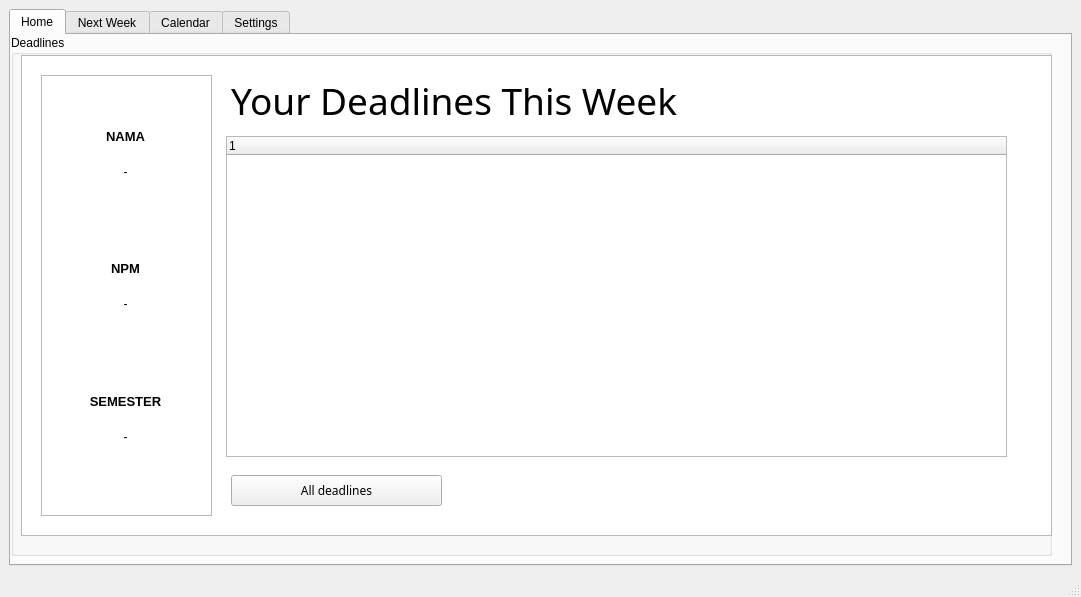
<?xml version="1.0" encoding="UTF-8"?>
<ui version="4.0">
 <class>MainWindow</class>
 <widget class="QMainWindow" name="MainWindow">
  <property name="geometry">
   <rect>
    <x>0</x>
    <y>0</y>
    <width>1081</width>
    <height>597</height>
   </rect>
  </property>
  <property name="sizePolicy">
   <sizepolicy hsizetype="Fixed" vsizetype="Fixed">
    <horstretch>0</horstretch>
    <verstretch>0</verstretch>
   </sizepolicy>
  </property>
  <property name="windowTitle">
   <string>MainWindow</string>
  </property>
  <widget class="QWidget" name="centralwidget">
   <layout class="QHBoxLayout" name="horizontalLayout">
    <item>
     <widget class="QTabWidget" name="tabWidget">
      <property name="currentIndex">
       <number>0</number>
      </property>
      <widget class="QWidget" name="tab">
       <attribute name="title">
        <string>Home</string>
       </attribute>
       <widget class="QGroupBox" name="groupBox">
        <property name="geometry">
         <rect>
          <x>0</x>
          <y>0</y>
          <width>1041</width>
          <height>521</height>
         </rect>
        </property>
        <property name="title">
         <string>Deadlines</string>
        </property>
        <widget class="QColumnView" name="MainGUI">
         <property name="geometry">
          <rect>
           <x>10</x>
           <y>20</y>
           <width>1031</width>
           <height>481</height>
          </rect>
         </property>
        </widget>
        <widget class="QLabel" name="Title_Deadline1">
         <property name="geometry">
          <rect>
           <x>220</x>
           <y>30</y>
           <width>731</width>
           <height>71</height>
          </rect>
         </property>
         <property name="font">
          <font>
           <family>Tw Cen MT</family>
          </font>
         </property>
         <property name="text">
          <string>&lt;html&gt;&lt;head/&gt;&lt;body&gt;&lt;p&gt;&lt;span style=&quot; font-size:28pt;&quot;&gt;Your Deadlines This Week&lt;/span&gt;&lt;/p&gt;&lt;/body&gt;&lt;/html&gt;</string>
         </property>
        </widget>
        <widget class="QLabel" name="Option">
         <property name="geometry">
          <rect>
           <x>970</x>
           <y>40</y>
           <width>51</width>
           <height>41</height>
          </rect>
         </property>
         <property name="font">
          <font>
           <family>Tw Cen MT</family>
           <pointsize>12</pointsize>
          </font>
         </property>
         <property name="text">
          <string/>
         </property>
         <property name="pixmap">
          <pixmap>Gear Logo.png</pixmap>
         </property>
         <property name="scaledContents">
          <bool>true</bool>
         </property>
        </widget>
        <widget class="QColumnView" name="KolomProfil">
         <property name="geometry">
          <rect>
           <x>30</x>
           <y>40</y>
           <width>171</width>
           <height>441</height>
          </rect>
         </property>
        </widget>
        <widget class="QWidget" name="verticalLayoutWidget">
         <property name="geometry">
          <rect>
           <x>29</x>
           <y>39</y>
           <width>171</width>
           <height>441</height>
          </rect>
         </property>
         <layout class="QVBoxLayout" name="verticalLayout">
          <item>
           <spacer name="verticalSpacer">
            <property name="orientation">
             <enum>Qt::Vertical</enum>
            </property>
            <property name="sizeType">
             <enum>QSizePolicy::Minimum</enum>
            </property>
            <property name="sizeHint" stdset="0">
             <size>
              <width>20</width>
              <height>40</height>
             </size>
            </property>
           </spacer>
          </item>
          <item>
           <widget class="QLabel" name="label_3">
            <property name="font">
             <font>
              <pointsize>10</pointsize>
              <weight>75</weight>
              <bold>true</bold>
             </font>
            </property>
            <property name="layoutDirection">
             <enum>Qt::LeftToRight</enum>
            </property>
            <property name="text">
             <string>NAMA</string>
            </property>
            <property name="alignment">
             <set>Qt::AlignCenter</set>
            </property>
           </widget>
          </item>
          <item>
           <widget class="QLabel" name="nameLabel">
            <property name="text">
             <string>-</string>
            </property>
            <property name="alignment">
             <set>Qt::AlignHCenter|Qt::AlignTop</set>
            </property>
           </widget>
          </item>
          <item>
           <spacer name="verticalSpacer_3">
            <property name="orientation">
             <enum>Qt::Vertical</enum>
            </property>
            <property name="sizeType">
             <enum>QSizePolicy::Maximum</enum>
            </property>
            <property name="sizeHint" stdset="0">
             <size>
              <width>20</width>
              <height>30</height>
             </size>
            </property>
           </spacer>
          </item>
          <item>
           <widget class="QLabel" name="label_5">
            <property name="font">
             <font>
              <pointsize>10</pointsize>
              <weight>75</weight>
              <bold>true</bold>
             </font>
            </property>
            <property name="layoutDirection">
             <enum>Qt::LeftToRight</enum>
            </property>
            <property name="text">
             <string>NPM</string>
            </property>
            <property name="alignment">
             <set>Qt::AlignCenter</set>
            </property>
           </widget>
          </item>
          <item>
           <widget class="QLabel" name="npmLabel">
            <property name="text">
             <string>-</string>
            </property>
            <property name="alignment">
             <set>Qt::AlignHCenter|Qt::AlignTop</set>
            </property>
           </widget>
          </item>
          <item>
           <spacer name="verticalSpacer_4">
            <property name="orientation">
             <enum>Qt::Vertical</enum>
            </property>
            <property name="sizeType">
             <enum>QSizePolicy::Maximum</enum>
            </property>
            <property name="sizeHint" stdset="0">
             <size>
              <width>20</width>
              <height>30</height>
             </size>
            </property>
           </spacer>
          </item>
          <item>
           <widget class="QLabel" name="label_6">
            <property name="font">
             <font>
              <pointsize>10</pointsize>
              <weight>75</weight>
              <bold>true</bold>
             </font>
            </property>
            <property name="layoutDirection">
             <enum>Qt::LeftToRight</enum>
            </property>
            <property name="text">
             <string>SEMESTER</string>
            </property>
            <property name="alignment">
             <set>Qt::AlignCenter</set>
            </property>
           </widget>
          </item>
          <item>
           <widget class="QLabel" name="semesterLabel">
            <property name="text">
             <string>-</string>
            </property>
            <property name="alignment">
             <set>Qt::AlignHCenter|Qt::AlignTop</set>
            </property>
           </widget>
          </item>
          <item>
           <spacer name="verticalSpacer_2">
            <property name="orientation">
             <enum>Qt::Vertical</enum>
            </property>
            <property name="sizeType">
             <enum>QSizePolicy::Minimum</enum>
            </property>
            <property name="sizeHint" stdset="0">
             <size>
              <width>20</width>
              <height>40</height>
             </size>
            </property>
           </spacer>
          </item>
         </layout>
        </widget>
        <widget class="QPushButton" name="hm_JobsListViewBtn">
         <property name="geometry">
          <rect>
           <x>220</x>
           <y>440</y>
           <width>211</width>
           <height>31</height>
          </rect>
         </property>
         <property name="font">
          <font>
           <family>Tw Cen MT</family>
          </font>
         </property>
         <property name="text">
          <string>All deadlines</string>
         </property>
        </widget>
        <widget class="QTreeWidget" name="hm_jobTreeWidget">
         <property name="geometry">
          <rect>
           <x>215</x>
           <y>101</y>
           <width>781</width>
           <height>321</height>
          </rect>
         </property>
         <column>
          <property name="text">
           <string notr="true">1</string>
          </property>
         </column>
        </widget>
       </widget>
      </widget>
      <widget class="QWidget" name="tab_3">
       <attribute name="title">
        <string>Next Week</string>
       </attribute>
       <widget class="QGroupBox" name="groupBox_3">
        <property name="geometry">
         <rect>
          <x>0</x>
          <y>0</y>
          <width>1061</width>
          <height>521</height>
         </rect>
        </property>
        <property name="title">
         <string>Next Week Deadlines</string>
        </property>
        <widget class="QColumnView" name="MainGUI_3">
         <property name="geometry">
          <rect>
           <x>10</x>
           <y>20</y>
           <width>1041</width>
           <height>481</height>
          </rect>
         </property>
        </widget>
        <widget class="QLabel" name="Title_Deadline1_3">
         <property name="geometry">
          <rect>
           <x>40</x>
           <y>40</y>
           <width>731</width>
           <height>71</height>
          </rect>
         </property>
         <property name="font">
          <font>
           <family>Tw Cen MT</family>
          </font>
         </property>
         <property name="text">
          <string>&lt;html&gt;&lt;head/&gt;&lt;body&gt;&lt;p&gt;&lt;span style=&quot; font-size:28pt;&quot;&gt;Your Deadlines Next Week&lt;/span&gt;&lt;/p&gt;&lt;/body&gt;&lt;/html&gt;</string>
         </property>
        </widget>
        <widget class="QPushButton" name="nw_JobListViewBtn">
         <property name="geometry">
          <rect>
           <x>50</x>
           <y>430</y>
           <width>211</width>
           <height>31</height>
          </rect>
         </property>
         <property name="font">
          <font>
           <family>Tw Cen MT</family>
          </font>
         </property>
         <property name="text">
          <string>All deadlines</string>
         </property>
        </widget>
        <widget class="QLabel" name="Option_3">
         <property name="geometry">
          <rect>
           <x>980</x>
           <y>40</y>
           <width>51</width>
           <height>41</height>
          </rect>
         </property>
         <property name="font">
          <font>
           <family>Tw Cen MT</family>
           <pointsize>12</pointsize>
          </font>
         </property>
         <property name="text">
          <string/>
         </property>
         <property name="pixmap">
          <pixmap>Gear Logo.png</pixmap>
         </property>
         <property name="scaledContents">
          <bool>true</bool>
         </property>
        </widget>
        <widget class="QTreeWidget" name="nw_jobTreeWidget">
         <property name="geometry">
          <rect>
           <x>50</x>
           <y>110</y>
           <width>951</width>
           <height>311</height>
          </rect>
         </property>
        </widget>
       </widget>
      </widget>
      <widget class="QWidget" name="tab_6">
       <attribute name="title">
        <string>Calendar</string>
       </attribute>
       <widget class="QGroupBox" name="groupBox_6">
        <property name="geometry">
         <rect>
          <x>0</x>
          <y>0</y>
          <width>1061</width>
          <height>521</height>
         </rect>
        </property>
        <property name="title">
         <string>Calendar</string>
        </property>
        <widget class="QColumnView" name="MainGUI_7">
         <property name="geometry">
          <rect>
           <x>10</x>
           <y>20</y>
           <width>1041</width>
           <height>481</height>
          </rect>
         </property>
        </widget>
        <widget class="QLabel" name="Title_Deadline1_6">
         <property name="geometry">
          <rect>
           <x>40</x>
           <y>40</y>
           <width>731</width>
           <height>71</height>
          </rect>
         </property>
         <property name="font">
          <font>
           <family>Tw Cen MT</family>
          </font>
         </property>
         <property name="text">
          <string>&lt;html&gt;&lt;head/&gt;&lt;body&gt;&lt;p&gt;&lt;br/&gt;&lt;/p&gt;&lt;p&gt;&lt;br/&gt;&lt;/p&gt;&lt;/body&gt;&lt;/html&gt;</string>
         </property>
        </widget>
        <widget class="QLabel" name="Option_7">
         <property name="geometry">
          <rect>
           <x>980</x>
           <y>40</y>
           <width>51</width>
           <height>41</height>
          </rect>
         </property>
         <property name="font">
          <font>
           <family>Tw Cen MT</family>
           <pointsize>12</pointsize>
          </font>
         </property>
         <property name="text">
          <string/>
         </property>
         <property name="pixmap">
          <pixmap>Gear Logo.png</pixmap>
         </property>
         <property name="scaledContents">
          <bool>true</bool>
         </property>
        </widget>
        <widget class="QWidget" name="gridLayoutWidget">
         <property name="geometry">
          <rect>
           <x>9</x>
           <y>19</y>
           <width>1041</width>
           <height>481</height>
          </rect>
         </property>
         <layout class="QGridLayout" name="gridLayout_2">
          <item row="1" column="2">
           <spacer name="horizontalSpacer_2">
            <property name="orientation">
             <enum>Qt::Horizontal</enum>
            </property>
            <property name="sizeType">
             <enum>QSizePolicy::Maximum</enum>
            </property>
            <property name="sizeHint" stdset="0">
             <size>
              <width>100</width>
              <height>20</height>
             </size>
            </property>
           </spacer>
          </item>
          <item row="1" column="1">
           <widget class="QCalendarWidget" name="calendarWidget"/>
          </item>
          <item row="0" column="1">
           <spacer name="verticalSpacer_7">
            <property name="orientation">
             <enum>Qt::Vertical</enum>
            </property>
            <property name="sizeType">
             <enum>QSizePolicy::Minimum</enum>
            </property>
            <property name="sizeHint" stdset="0">
             <size>
              <width>20</width>
              <height>50</height>
             </size>
            </property>
           </spacer>
          </item>
          <item row="1" column="0">
           <spacer name="horizontalSpacer">
            <property name="orientation">
             <enum>Qt::Horizontal</enum>
            </property>
            <property name="sizeType">
             <enum>QSizePolicy::Maximum</enum>
            </property>
            <property name="sizeHint" stdset="0">
             <size>
              <width>100</width>
              <height>20</height>
             </size>
            </property>
           </spacer>
          </item>
          <item row="2" column="1">
           <spacer name="verticalSpacer_8">
            <property name="orientation">
             <enum>Qt::Vertical</enum>
            </property>
            <property name="sizeType">
             <enum>QSizePolicy::Minimum</enum>
            </property>
            <property name="sizeHint" stdset="0">
             <size>
              <width>20</width>
              <height>50</height>
             </size>
            </property>
           </spacer>
          </item>
         </layout>
        </widget>
       </widget>
      </widget>
      <widget class="QWidget" name="tab_4">
       <attribute name="title">
        <string>Settings</string>
       </attribute>
       <widget class="QGroupBox" name="groupBox_4">
        <property name="geometry">
         <rect>
          <x>0</x>
          <y>0</y>
          <width>1061</width>
          <height>521</height>
         </rect>
        </property>
        <property name="title">
         <string>Settings</string>
        </property>
        <widget class="QColumnView" name="MainGUI_5">
         <property name="geometry">
          <rect>
           <x>10</x>
           <y>20</y>
           <width>1041</width>
           <height>481</height>
          </rect>
         </property>
        </widget>
        <widget class="QLabel" name="Option_5">
         <property name="geometry">
          <rect>
           <x>980</x>
           <y>40</y>
           <width>51</width>
           <height>41</height>
          </rect>
         </property>
         <property name="font">
          <font>
           <family>Tw Cen MT</family>
           <pointsize>12</pointsize>
          </font>
         </property>
         <property name="text">
          <string/>
         </property>
         <property name="pixmap">
          <pixmap>Gear Logo.png</pixmap>
         </property>
         <property name="scaledContents">
          <bool>true</bool>
         </property>
        </widget>
        <widget class="QLabel" name="Title_Deadline1_7">
         <property name="geometry">
          <rect>
           <x>20</x>
           <y>30</y>
           <width>731</width>
           <height>71</height>
          </rect>
         </property>
         <property name="font">
          <font>
           <family>Tw Cen MT</family>
          </font>
         </property>
         <property name="text">
          <string>&lt;html&gt;&lt;head/&gt;&lt;body&gt;&lt;p&gt;&lt;span style=&quot; font-size:28pt;&quot;&gt;Add Your Own Deadlines/ Task&lt;/span&gt;&lt;/p&gt;&lt;/body&gt;&lt;/html&gt;</string>
         </property>
        </widget>
        <widget class="QWidget" name="formLayoutWidget">
         <property name="geometry">
          <rect>
           <x>30</x>
           <y>100</y>
           <width>571</width>
           <height>364</height>
          </rect>
         </property>
         <layout class="QFormLayout" name="formLayout_2">
          <item row="0" column="0">
           <widget class="QLabel" name="label">
            <property name="text">
             <string>Name</string>
            </property>
           </widget>
          </item>
          <item row="0" column="1">
           <widget class="QLineEdit" name="jobNameEdit"/>
          </item>
          <item row="1" column="0">
           <widget class="QLabel" name="label_2">
            <property name="text">
             <string>Description</string>
            </property>
           </widget>
          </item>
          <item row="1" column="1">
           <widget class="QTextEdit" name="jobDescEdit"/>
          </item>
          <item row="2" column="0">
           <widget class="QLabel" name="label_9">
            <property name="text">
             <string>Date/Time</string>
            </property>
           </widget>
          </item>
          <item row="3" column="0">
           <widget class="QLabel" name="label_10">
            <property name="text">
             <string>Interval</string>
            </property>
           </widget>
          </item>
          <item row="3" column="1">
           <widget class="QRadioButton" name="IntervalRadioBtn">
            <property name="text">
             <string/>
            </property>
           </widget>
          </item>
          <item row="2" column="1">
           <widget class="QDateTimeEdit" name="dateTimeEdit">
            <property name="displayFormat">
             <string>dd/MM/yyyy HH:mm:ss</string>
            </property>
            <property name="calendarPopup">
             <bool>true</bool>
            </property>
           </widget>
          </item>
          <item row="5" column="0">
           <widget class="QLabel" name="label_11">
            <property name="text">
             <string>Minutes</string>
            </property>
           </widget>
          </item>
          <item row="5" column="1">
           <widget class="QSpinBox" name="minutesSpinBox"/>
          </item>
          <item row="7" column="0">
           <widget class="QLabel" name="label_12">
            <property name="text">
             <string>Days</string>
            </property>
           </widget>
          </item>
          <item row="7" column="1">
           <widget class="QSpinBox" name="daysSpinBox"/>
          </item>
          <item row="6" column="0">
           <widget class="QLabel" name="label_13">
            <property name="text">
             <string>Hours</string>
            </property>
           </widget>
          </item>
          <item row="8" column="0">
           <widget class="QLabel" name="label_14">
            <property name="text">
             <string>Weeks</string>
            </property>
           </widget>
          </item>
          <item row="6" column="1">
           <widget class="QSpinBox" name="hoursSpinBox"/>
          </item>
          <item row="8" column="1">
           <widget class="QSpinBox" name="weeksSpinBox"/>
          </item>
          <item row="9" column="1">
           <widget class="QPushButton" name="manualJobAddBtn">
            <property name="text">
             <string>Add</string>
            </property>
           </widget>
          </item>
          <item row="4" column="0">
           <widget class="QLabel" name="label_4">
            <property name="text">
             <string>Seconds</string>
            </property>
           </widget>
          </item>
          <item row="4" column="1">
           <widget class="QSpinBox" name="secondsSpinBox"/>
          </item>
         </layout>
        </widget>
        <widget class="QWidget" name="verticalLayoutWidget_2">
         <property name="geometry">
          <rect>
           <x>620</x>
           <y>100</y>
           <width>411</width>
           <height>361</height>
          </rect>
         </property>
         <layout class="QVBoxLayout" name="verticalLayout_2">
          <item>
           <spacer name="verticalSpacer_5">
            <property name="orientation">
             <enum>Qt::Vertical</enum>
            </property>
            <property name="sizeType">
             <enum>QSizePolicy::Preferred</enum>
            </property>
            <property name="sizeHint" stdset="0">
             <size>
              <width>20</width>
              <height>40</height>
             </size>
            </property>
           </spacer>
          </item>
          <item>
           <widget class="QPushButton" name="uiSyncBtn">
            <property name="text">
             <string>Sync to UI</string>
            </property>
           </widget>
          </item>
          <item>
           <widget class="QPushButton" name="gcalendarSyncBtn">
            <property name="text">
             <string>Sync to GCalendar</string>
            </property>
           </widget>
          </item>
          <item>
           <spacer name="verticalSpacer_6">
            <property name="orientation">
             <enum>Qt::Vertical</enum>
            </property>
            <property name="sizeType">
             <enum>QSizePolicy::Preferred</enum>
            </property>
            <property name="sizeHint" stdset="0">
             <size>
              <width>20</width>
              <height>40</height>
             </size>
            </property>
           </spacer>
          </item>
         </layout>
        </widget>
       </widget>
      </widget>
     </widget>
    </item>
   </layout>
  </widget>
  <widget class="QStatusBar" name="statusbar"/>
 </widget>
 <resources/>
 <connections/>
</ui>
